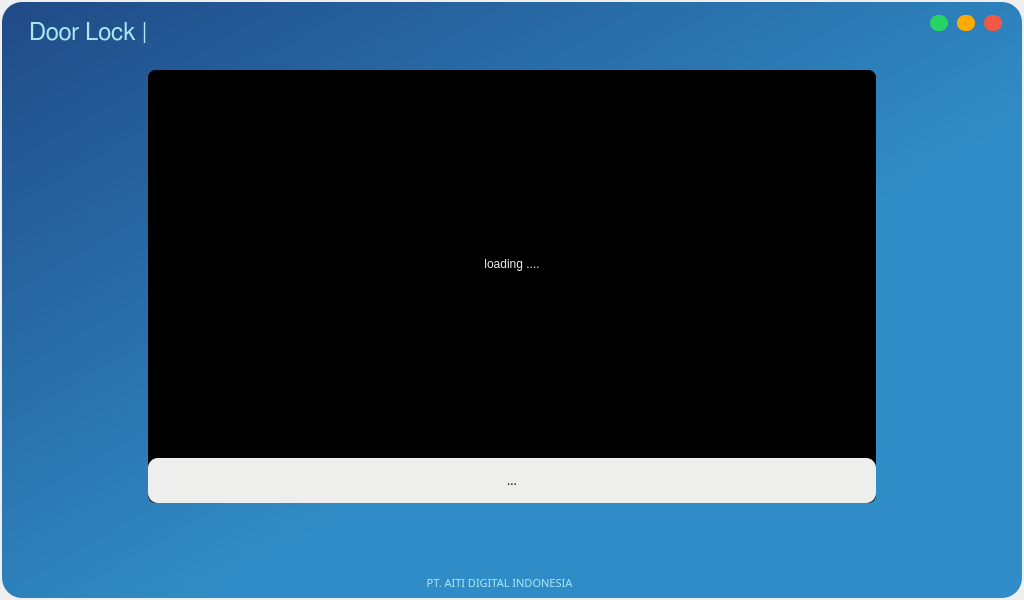
<?xml version="1.0" encoding="UTF-8"?>
<ui version="4.0">
 <author>Agfian</author>
 <class>MainWindow</class>
 <widget class="QMainWindow" name="MainWindow">
  <property name="geometry">
   <rect>
    <x>0</x>
    <y>0</y>
    <width>1024</width>
    <height>600</height>
   </rect>
  </property>
  <property name="minimumSize">
   <size>
    <width>300</width>
    <height>200</height>
   </size>
  </property>
  <property name="maximumSize">
   <size>
    <width>16777215</width>
    <height>16777215</height>
   </size>
  </property>
  <property name="font">
   <font>
    <pointsize>14</pointsize>
   </font>
  </property>
  <property name="windowTitle">
   <string>MainWindow</string>
  </property>
  <property name="styleSheet">
   <string notr="true">background-color: none;</string>
  </property>
  <widget class="QWidget" name="centralwidget">
   <layout class="QVBoxLayout" name="verticalLayout_4">
    <property name="spacing">
     <number>2</number>
    </property>
    <property name="leftMargin">
     <number>2</number>
    </property>
    <property name="topMargin">
     <number>2</number>
    </property>
    <property name="rightMargin">
     <number>2</number>
    </property>
    <property name="bottomMargin">
     <number>2</number>
    </property>
    <item>
     <widget class="QFrame" name="main">
      <property name="cursor">
       <cursorShape>ArrowCursor</cursorShape>
      </property>
      <property name="styleSheet">
       <string notr="true">background-color: qlineargradient(spread:pad, x1:0, y1:0, x2:1, y2:1, stop:0 rgba(32, 74, 135, 255), stop:0.597015 rgba(48, 140, 198, 255));
border-radius:20px;</string>
      </property>
      <property name="frameShape">
       <enum>QFrame::NoFrame</enum>
      </property>
      <property name="frameShadow">
       <enum>QFrame::Raised</enum>
      </property>
      <layout class="QVBoxLayout" name="main_layout">
       <property name="spacing">
        <number>0</number>
       </property>
       <property name="leftMargin">
        <number>9</number>
       </property>
       <property name="bottomMargin">
        <number>0</number>
       </property>
       <item>
        <widget class="QFrame" name="title_bar">
         <property name="minimumSize">
          <size>
           <width>0</width>
           <height>0</height>
          </size>
         </property>
         <property name="maximumSize">
          <size>
           <width>16777215</width>
           <height>50</height>
          </size>
         </property>
         <property name="styleSheet">
          <string notr="true">background-color:none;</string>
         </property>
         <property name="frameShape">
          <enum>QFrame::StyledPanel</enum>
         </property>
         <property name="frameShadow">
          <enum>QFrame::Raised</enum>
         </property>
         <layout class="QHBoxLayout" name="titlebar_layout">
          <property name="spacing">
           <number>2</number>
          </property>
          <property name="topMargin">
           <number>2</number>
          </property>
          <item>
           <widget class="QFrame" name="frame_title">
            <property name="font">
             <font>
              <pointsize>14</pointsize>
             </font>
            </property>
            <property name="styleSheet">
             <string notr="true">background-color:none;</string>
            </property>
            <property name="frameShape">
             <enum>QFrame::StyledPanel</enum>
            </property>
            <property name="frameShadow">
             <enum>QFrame::Raised</enum>
            </property>
            <layout class="QVBoxLayout" name="verticalLayout_2">
             <item>
              <widget class="QLabel" name="lbl_title">
               <property name="font">
                <font>
                 <family>FreeSans</family>
                 <pointsize>18</pointsize>
                 <weight>50</weight>
                 <bold>false</bold>
                </font>
               </property>
               <property name="styleSheet">
                <string notr="true">color: rgb(169, 232, 242);</string>
               </property>
               <property name="text">
                <string>Door Lock | </string>
               </property>
              </widget>
             </item>
            </layout>
           </widget>
          </item>
          <item alignment="Qt::AlignRight|Qt::AlignTop">
           <widget class="QFrame" name="frame_btn">
            <property name="maximumSize">
             <size>
              <width>150</width>
              <height>16777215</height>
             </size>
            </property>
            <property name="font">
             <font>
              <kerning>true</kerning>
             </font>
            </property>
            <property name="styleSheet">
             <string notr="true">background-color:none;</string>
            </property>
            <property name="frameShape">
             <enum>QFrame::StyledPanel</enum>
            </property>
            <property name="frameShadow">
             <enum>QFrame::Raised</enum>
            </property>
            <layout class="QHBoxLayout" name="horizontalLayout_2">
             <property name="spacing">
              <number>9</number>
             </property>
             <property name="leftMargin">
              <number>10</number>
             </property>
             <property name="topMargin">
              <number>2</number>
             </property>
             <property name="rightMargin">
              <number>2</number>
             </property>
             <item>
              <widget class="QPushButton" name="btn_max">
               <property name="minimumSize">
                <size>
                 <width>16</width>
                 <height>16</height>
                </size>
               </property>
               <property name="maximumSize">
                <size>
                 <width>18</width>
                 <height>18</height>
                </size>
               </property>
               <property name="toolTip">
                <string>Maximize</string>
               </property>
               <property name="styleSheet">
                <string notr="true">QPushButton{
	border:none;
	border-radius:8px;
	background-color:rgb(37,211,102);
}
QPushButton:hover{
	background-color:rgb(37,211,102, 150);
}</string>
               </property>
               <property name="text">
                <string/>
               </property>
              </widget>
             </item>
             <item>
              <widget class="QPushButton" name="btn_min">
               <property name="minimumSize">
                <size>
                 <width>16</width>
                 <height>16</height>
                </size>
               </property>
               <property name="maximumSize">
                <size>
                 <width>18</width>
                 <height>18</height>
                </size>
               </property>
               <property name="toolTip">
                <string>Minimize</string>
               </property>
               <property name="styleSheet">
                <string notr="true">QPushButton{
	border:none;
	border-radius:8px;
	background-color:rgb(255,170,0);
}
QPushButton:hover{
	background-color:rgb(255,170,0, 150);
}</string>
               </property>
               <property name="text">
                <string/>
               </property>
              </widget>
             </item>
             <item>
              <widget class="QPushButton" name="btn_exit">
               <property name="minimumSize">
                <size>
                 <width>16</width>
                 <height>16</height>
                </size>
               </property>
               <property name="maximumSize">
                <size>
                 <width>18</width>
                 <height>18</height>
                </size>
               </property>
               <property name="toolTip">
                <string>Close</string>
               </property>
               <property name="styleSheet">
                <string notr="true">QPushButton{
	border:none;
	border-radius:8px;
	background-color:rgb(239,89,70);
}
QPushButton:hover{
	background-color:rgb(239,89,70, 150);
}</string>
               </property>
               <property name="text">
                <string/>
               </property>
              </widget>
             </item>
            </layout>
           </widget>
          </item>
         </layout>
        </widget>
       </item>
       <item>
        <widget class="QFrame" name="content">
         <property name="styleSheet">
          <string notr="true">background-color:none;</string>
         </property>
         <property name="frameShape">
          <enum>QFrame::StyledPanel</enum>
         </property>
         <property name="frameShadow">
          <enum>QFrame::Raised</enum>
         </property>
         <layout class="QVBoxLayout" name="content_layout">
          <item>
           <widget class="QStackedWidget" name="stackedWidget">
            <property name="currentIndex">
             <number>0</number>
            </property>
            <widget class="QWidget" name="page_home">
             <layout class="QVBoxLayout" name="verticalLayout_5">
              <property name="leftMargin">
               <number>128</number>
              </property>
              <property name="topMargin">
               <number>0</number>
              </property>
              <property name="rightMargin">
               <number>128</number>
              </property>
              <property name="bottomMargin">
               <number>0</number>
              </property>
              <item>
               <widget class="QFrame" name="fr_stream_video">
                <property name="cursor">
                 <cursorShape>OpenHandCursor</cursorShape>
                </property>
                <property name="styleSheet">
                 <string notr="true">border-radius:8px;
background-color: rgb(0,0,0);
border-width: 0px;
</string>
                </property>
                <property name="frameShape">
                 <enum>QFrame::StyledPanel</enum>
                </property>
                <property name="frameShadow">
                 <enum>QFrame::Raised</enum>
                </property>
                <layout class="QVBoxLayout" name="stream_layout">
                 <property name="spacing">
                  <number>0</number>
                 </property>
                 <property name="leftMargin">
                  <number>0</number>
                 </property>
                 <property name="topMargin">
                  <number>0</number>
                 </property>
                 <property name="rightMargin">
                  <number>0</number>
                 </property>
                 <property name="bottomMargin">
                  <number>0</number>
                 </property>
                 <item>
                  <widget class="QLabel" name="label_img_stream">
                   <property name="styleSheet">
                    <string notr="true">color: rgb(238, 238, 236);</string>
                   </property>
                   <property name="text">
                    <string>loading ....</string>
                   </property>
                   <property name="alignment">
                    <set>Qt::AlignCenter</set>
                   </property>
                  </widget>
                 </item>
                 <item>
                  <widget class="QLabel" name="lbl_name">
                   <property name="minimumSize">
                    <size>
                     <width>0</width>
                     <height>20</height>
                    </size>
                   </property>
                   <property name="maximumSize">
                    <size>
                     <width>16777215</width>
                     <height>45</height>
                    </size>
                   </property>
                   <property name="font">
                    <font>
                     <family>Sans Serif</family>
                    </font>
                   </property>
                   <property name="styleSheet">
                    <string notr="true">color: rgb(0,0,0);
border-radius: 10;
background-color: rgb(238, 238, 236);</string>
                   </property>
                   <property name="text">
                    <string>...</string>
                   </property>
                   <property name="alignment">
                    <set>Qt::AlignCenter</set>
                   </property>
                  </widget>
                 </item>
                </layout>
               </widget>
              </item>
              <item alignment="Qt::AlignHCenter">
               <widget class="QFrame" name="fr_ctn_btn">
                <property name="minimumSize">
                 <size>
                  <width>0</width>
                  <height>0</height>
                 </size>
                </property>
                <property name="maximumSize">
                 <size>
                  <width>16777215</width>
                  <height>50</height>
                 </size>
                </property>
                <property name="styleSheet">
                 <string notr="true">border-radius:8px;</string>
                </property>
                <property name="frameShape">
                 <enum>QFrame::StyledPanel</enum>
                </property>
                <property name="frameShadow">
                 <enum>QFrame::Raised</enum>
                </property>
                <layout class="QHBoxLayout" name="icon_btn_layout">
                 <property name="spacing">
                  <number>72</number>
                 </property>
                 <property name="leftMargin">
                  <number>0</number>
                 </property>
                 <property name="topMargin">
                  <number>0</number>
                 </property>
                 <property name="rightMargin">
                  <number>0</number>
                 </property>
                 <property name="bottomMargin">
                  <number>0</number>
                 </property>
                 <item>
                  <widget class="QPushButton" name="btn_text">
                   <property name="minimumSize">
                    <size>
                     <width>40</width>
                     <height>40</height>
                    </size>
                   </property>
                   <property name="maximumSize">
                    <size>
                     <width>40</width>
                     <height>40</height>
                    </size>
                   </property>
                   <property name="cursor">
                    <cursorShape>PointingHandCursor</cursorShape>
                   </property>
                   <property name="styleSheet">
                    <string notr="true">border-image: url(:/img2/mail2.png);</string>
                   </property>
                   <property name="text">
                    <string/>
                   </property>
                   <property name="iconSize">
                    <size>
                     <width>35</width>
                     <height>35</height>
                    </size>
                   </property>
                  </widget>
                 </item>
                 <item>
                  <widget class="QPushButton" name="btn_call">
                   <property name="minimumSize">
                    <size>
                     <width>40</width>
                     <height>40</height>
                    </size>
                   </property>
                   <property name="maximumSize">
                    <size>
                     <width>40</width>
                     <height>40</height>
                    </size>
                   </property>
                   <property name="cursor">
                    <cursorShape>PointingHandCursor</cursorShape>
                   </property>
                   <property name="styleSheet">
                    <string notr="true">border-image: url(:/img2/call.png);</string>
                   </property>
                   <property name="text">
                    <string/>
                   </property>
                  </widget>
                 </item>
                 <item>
                  <widget class="QPushButton" name="btn_mail">
                   <property name="minimumSize">
                    <size>
                     <width>40</width>
                     <height>50</height>
                    </size>
                   </property>
                   <property name="maximumSize">
                    <size>
                     <width>40</width>
                     <height>50</height>
                    </size>
                   </property>
                   <property name="cursor">
                    <cursorShape>PointingHandCursor</cursorShape>
                   </property>
                   <property name="styleSheet">
                    <string notr="true">border-image: url(:/img2/mail.png);</string>
                   </property>
                   <property name="text">
                    <string/>
                   </property>
                  </widget>
                 </item>
                </layout>
               </widget>
              </item>
             </layout>
            </widget>
            <widget class="QWidget" name="page_credits">
             <widget class="QTableView" name="tableView">
              <property name="geometry">
               <rect>
                <x>370</x>
                <y>140</y>
                <width>256</width>
                <height>192</height>
               </rect>
              </property>
             </widget>
            </widget>
           </widget>
          </item>
         </layout>
        </widget>
       </item>
       <item>
        <widget class="QFrame" name="credits">
         <property name="maximumSize">
          <size>
           <width>16777215</width>
           <height>30</height>
          </size>
         </property>
         <property name="styleSheet">
          <string notr="true">background-color:none;</string>
         </property>
         <property name="frameShape">
          <enum>QFrame::StyledPanel</enum>
         </property>
         <property name="frameShadow">
          <enum>QFrame::Raised</enum>
         </property>
         <layout class="QHBoxLayout" name="credits_layout">
          <property name="spacing">
           <number>0</number>
          </property>
          <property name="leftMargin">
           <number>0</number>
          </property>
          <property name="topMargin">
           <number>0</number>
          </property>
          <property name="rightMargin">
           <number>0</number>
          </property>
          <property name="bottomMargin">
           <number>0</number>
          </property>
          <item>
           <widget class="QFrame" name="frame_title_credits">
            <property name="frameShape">
             <enum>QFrame::StyledPanel</enum>
            </property>
            <property name="frameShadow">
             <enum>QFrame::Raised</enum>
            </property>
            <layout class="QVBoxLayout" name="verticalLayout">
             <item>
              <widget class="QLabel" name="label_title_credits">
               <property name="font">
                <font>
                 <family>Sans Serif</family>
                 <pointsize>8</pointsize>
                 <strikeout>false</strikeout>
                </font>
               </property>
               <property name="styleSheet">
                <string notr="true">color: rgb(169, 232, 242);</string>
               </property>
               <property name="frameShape">
                <enum>QFrame::NoFrame</enum>
               </property>
               <property name="frameShadow">
                <enum>QFrame::Plain</enum>
               </property>
               <property name="text">
                <string>PT. AITI DIGITAL INDONESIA</string>
               </property>
               <property name="alignment">
                <set>Qt::AlignCenter</set>
               </property>
              </widget>
             </item>
            </layout>
           </widget>
          </item>
          <item>
           <widget class="QFrame" name="frame_grip">
            <property name="minimumSize">
             <size>
              <width>25</width>
              <height>25</height>
             </size>
            </property>
            <property name="maximumSize">
             <size>
              <width>25</width>
              <height>25</height>
             </size>
            </property>
            <property name="styleSheet">
             <string notr="true">padding:5px; border-radius:5px;</string>
            </property>
            <property name="frameShape">
             <enum>QFrame::StyledPanel</enum>
            </property>
            <property name="frameShadow">
             <enum>QFrame::Raised</enum>
            </property>
           </widget>
          </item>
         </layout>
        </widget>
       </item>
      </layout>
     </widget>
    </item>
   </layout>
  </widget>
 </widget>
 <resources>
  <include location="../../installasi/test_2.qrc"/>
 </resources>
 <connections/>
</ui>
